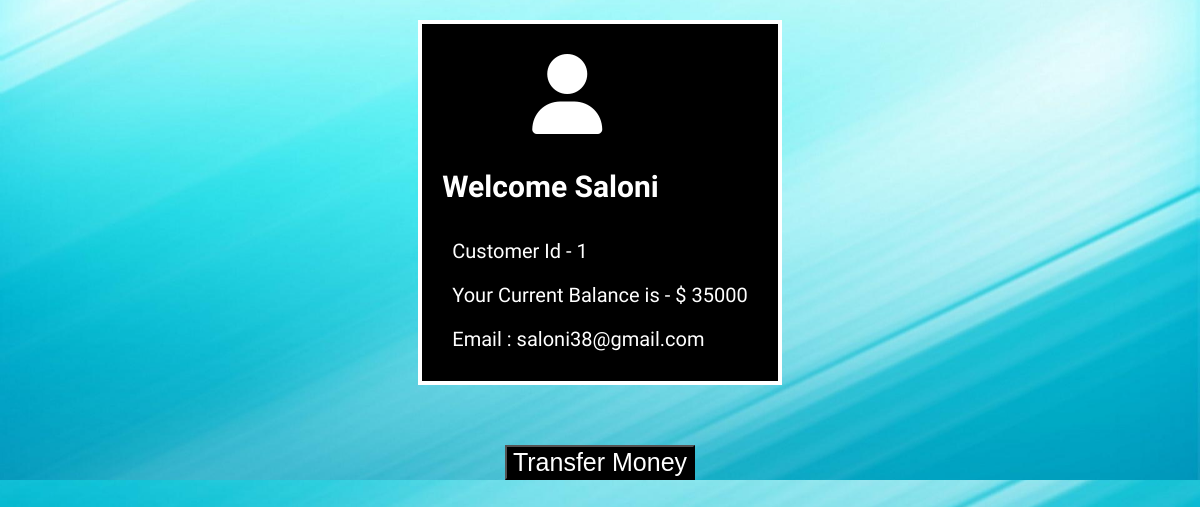
The page /customer details.php?id=1 on the database as committed earlier.
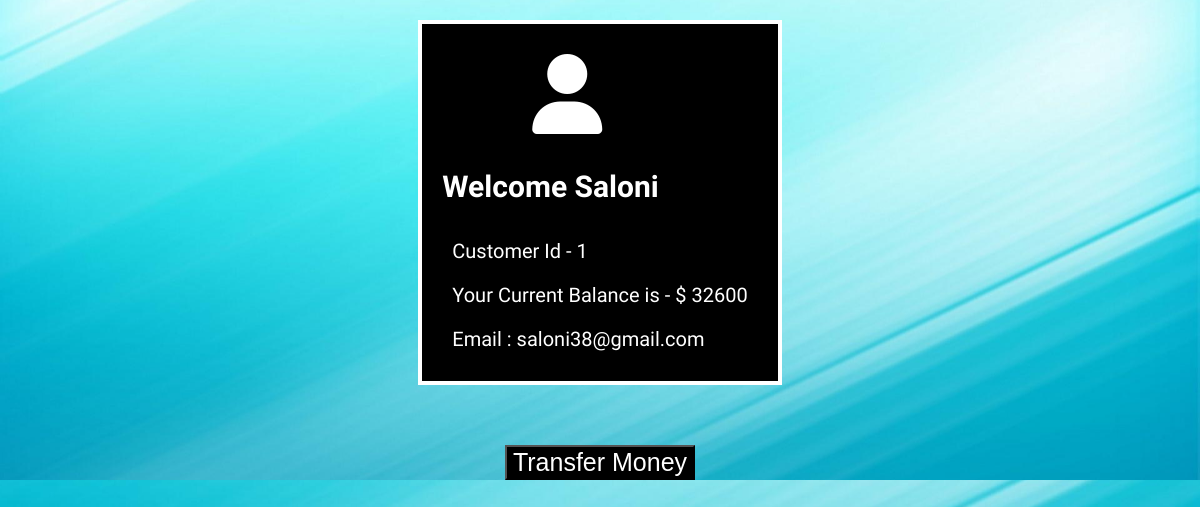
The same page on the database as committed later.
### tables this page shows
CREATE TABLE `customer` (
  `id` int(11) NOT NULL,
  `Name` text NOT NULL,
  `Email` varchar(255) NOT NULL,
  `Balance` int(255) NOT NULL
);

### customer details.php (the view, shortened to what this page needs)
<!doctype html>
<html lang="en">
<head>
    <link href="style/customer details.css" rel="stylesheet" type="text/css">
</head>
<body>
    <div class="bg">
        <?php
                $conn = mysqli_connect("localhost" , "root", "", "online_banking_system");
                if(isset($_GET['id'])){
                    $id = mysqli_real_escape_string($conn , $_GET['id']);
                    $sql = "SELECT * FROM customer WHERE id= $id";
                    $result = mysqli_query($conn ,$sql) ;
                    $res = mysqli_fetch_assoc($result) ;
                }
            ?>
        <ul class="list">
            <li class="list-content"><i class="fas fa-user"></i></li>
            <h2> Welcome
                <?php  echo $res['Name']; ?>
            </h2>
            <li class="list-content">Customer Id -
                <?php  echo $res['id']; ?>
            </li>
            <li class="list-content">Your Current Balance is - $
                <?php  echo $res['Balance']; ?>
            </li>
            <li class="list-content">Email :
                <?php  echo $res['Email']; ?>
            </li>
        </ul><br>
    </div>
    <div class="button">
        <center><a href="transfer-money.php"><button class="click">Transfer Money</button></a></center>
    </div>
</body>
</html>

### style/customer details.css (style rules this page uses)
body, html { margin: 0; padding: 0; width: 100%; min-height: 100%; font-family: "Josefin Sans", sans-serif; background: url("images/bg.jpg"); background-position: center; background-repeat: no-repeat; background-size: cover; font-size: 20px; }
.bg { width: 100%; height: 80%; padding-bottom: 20px; display: flex; align-items: center; justify-content: center; font-family: 'Rowdies', cursive; }
.list { background-color: black; color: white; padding: 20px; border: 4px solid white; }
ul li { list-style: none; padding: 10px; }
i { color: white; font-size: 80px; margin-left: 80px; }
.click { font-size: 25px; background-color: black; color: white; margin-top: 20px; }

Rows that differ between the two databases and show on the page:
changed customer "Saloni": Balance "35000" → "32600"
